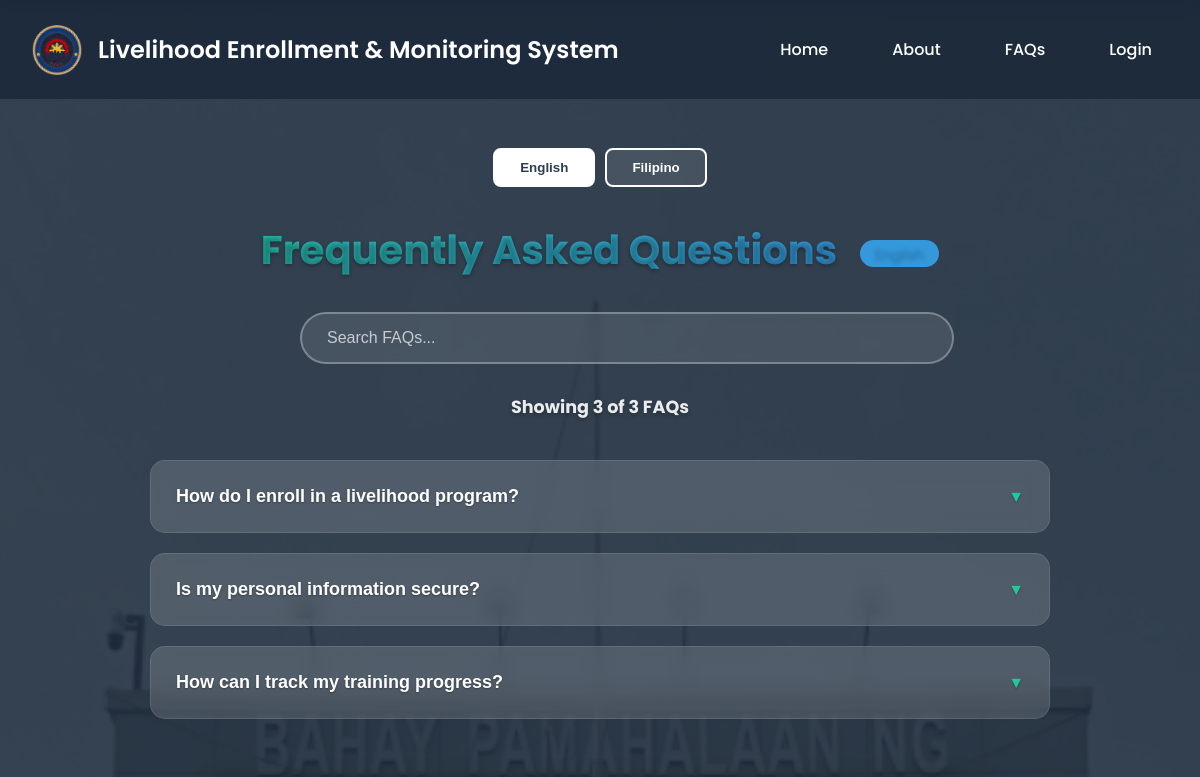
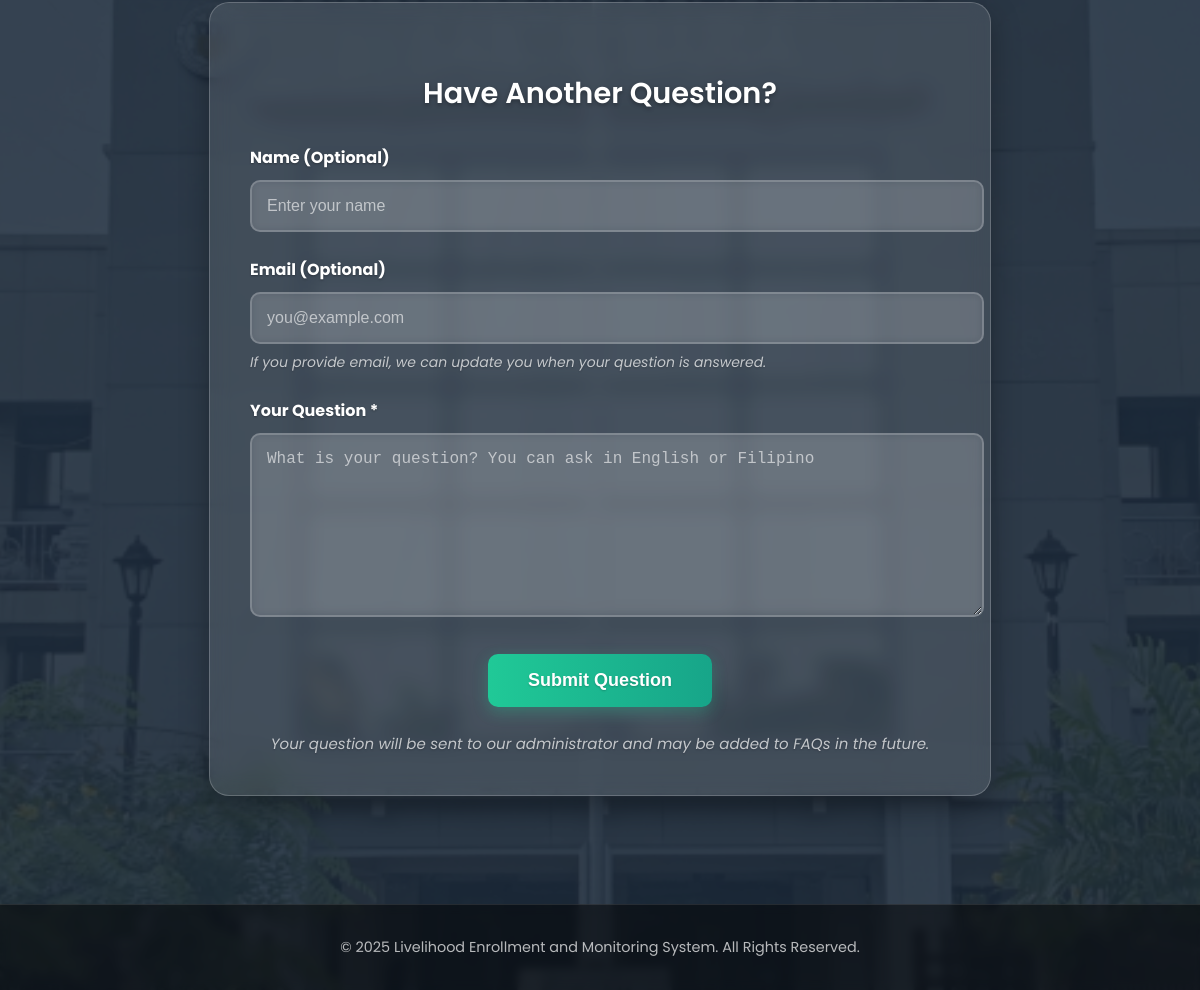
The app's page /faqs.php with its own data (2 pictures, top to bottom).
### tables this page shows
CREATE TABLE `faqs` (
  `id` int(11) NOT NULL,
  `question` varchar(255) NOT NULL,
  `answer` text NOT NULL
);

### faqs.php (the view, shortened to what this page needs)
<?php
include 'db.php';
$language = $_GET['lang'] ?? 'en';
function translate($text, $language, $translations) {
    return $text;
}
$faqs = $conn->query("SELECT * FROM faqs ORDER BY id ASC");
$translated_faqs = [];
while ($row = $faqs->fetch_assoc()) {
    $row['question'] = translate($row['question'], $language, $filipinoTranslations);
    $row['answer'] = translate($row['answer'], $language, $filipinoTranslations);
    $translated_faqs[] = $row;
}
$pageHeading = ($language === 'fil') ? "Mga Madalas Itanong" : "Frequently Asked Questions";
$searchPlaceholder = ($language === 'fil') ? "Maghanap ng FAQ..." : "Search FAQs...";
$formTitle = ($language === 'fil') ? "May Tanong Ka Pa Ba?" : "Have Another Question?";
$nameLabel = ($language === 'fil') ? "Pangalan (Opsyonal)" : "Name (Optional)";
$namePlaceholder = ($language === 'fil') ? "Ipasok ang iyong pangalan" : "Enter your name";
$emailLabel = ($language === 'fil') ? "Email (Opsyonal)" : "Email (Optional)";
$emailNote = ($language === 'fil') ? "Kung magbibigay ka ng email, maaari naming i-update ka kapag nasagot na ang iyong tanong." : "If you provide email, we can update you when your question is answered.";
$questionLabel = ($language === 'fil') ? "Ang Iyong Tanong *" : "Your Question *";
$questionPlaceholder = ($language === 'fil') ? "Ano ang iyong tanong? Maaari kang magtanong sa English o Filipino" : "What is your question? You can ask in English or Filipino";
$submitButton = ($language === 'fil') ? "Ipadala ang Tanong" : "Submit Question";
$formNote = ($language === 'fil') ? "Ang iyong tanong ay ipapadala sa aming administrator at maaaring idagdag sa mga FAQ sa hinaharap." : "Your question will be sent to our administrator and may be added to FAQs in the future.";
$footerText = ($language === 'fil') ? "© 2025 Sistema sa Pag-enroll at Pagsubaybay sa Kabuhayan. Lahat ng Karapatan ay Nakalaan." : "© 2025 Livelihood Enrollment and Monitoring System. All Rights Reserved.";
$noResultsText = ($language === 'fil') ? "Walang FAQ na nakalista." : "No FAQs listed.";
?>
<!DOCTYPE html>
<html lang="en">
<head>
    <link rel="stylesheet" href="https://cdnjs.cloudflare.com/ajax/libs/font-awesome/6.4.0/css/all.min.css">
</head>
<body>
    <div class="faq-page">
        <div class="top-nav">
            <div class="left-section">
                <img src="/css/logo.png" alt="Logo" class="logo">
                <h1 class="title" title="Livelihood Enrollment & Monitoring System">
                    <span class="desktop-title">Livelihood Enrollment & Monitoring System</span>
                </h1>
            </div>
            <nav class="right-section">
                <a href="index.php" class="nav-link">Home</a>
                <a href="about.php" class="nav-link">About</a>
                <a href="faqs.php" class="nav-link">FAQs</a>
                <a href="login.php" class="nav-link">Login</a>
            </nav>
        </div>
        <section class="content">
            <div class="language-switcher">
                <button class="lang-btn <?php echo ($language === 'en') ? 'active' : ''; ?>" onclick="switchLanguage('en')">
                    English
                </button>
                <button class="lang-btn <?php echo ($language === 'fil') ? 'active' : ''; ?>" onclick="switchLanguage('fil')">
                    Filipino
                </button>
            </div>
            <h2 class="heading">
                <?php echo $pageHeading; ?>
                <span class="language-indicator">
                </span>
            </h2>
            <div class="search-box">
                <input type="text"
                       class="search-input"
                       id="searchInput"
                       placeholder="<?php echo $searchPlaceholder; ?>"
                       onkeyup="searchFAQs()">
            </div>
            <div class="faq-count" id="faqCount"></div>
            <div class="faq-list" id="faqList">
                <?php if (count($translated_faqs) > 0): ?>
                    <?php foreach ($translated_faqs as $row): ?>
                    <div class="faq-item" data-question="<?php echo strtolower(htmlspecialchars($row['question'])); ?>">
                        <button class="faq-question" onclick="toggleFaq(this)">
                            <?php echo htmlspecialchars($row['question']); ?>
                            <span class="arrow">▼</span>
                        </button>
                    </div>
                    <?php endforeach; ?>
                <?php else: ?>
                    <div class="no-results">
                        <?php echo $noResultsText; ?>
                    </div>
                <?php endif; ?>
            </div>
            <div class="question-form">
                <h3 class="form-title">
                    <?php echo $formTitle; ?>
                </h3>
                <form method="POST" action="">
                    <div class="form-group">
                        <label class="form-label">
                            <?php echo $nameLabel; ?>
                        </label>
                        <input type="text"
                               name="name"
                               class="form-input"
                               placeholder="<?php echo $namePlaceholder; ?>"
                               maxlength="100">
                    </div>
                    <div class="form-group">
                        <label class="form-label">
                            <?php echo $emailLabel; ?>
                        </label>
                        <input type="email"
                               name="email"
                               class="form-input"
                               placeholder="you@example.com"
                               maxlength="100">
                        <div class="optional-note">
                            <?php echo $emailNote; ?>
                        </div>
                    </div>
                    <div class="form-group">
                        <label class="form-label">
                            <?php echo $questionLabel; ?>
                        </label>
                        <textarea name="question"
                                  class="form-textarea"
                                  placeholder="<?php echo $questionPlaceholder; ?>"
                                  required
                                  maxlength="1000"></textarea>
                    </div>
                    <button type="submit"
                            name="submit_question"
                            class="submit-btn">
                        <?php echo $submitButton; ?>
                    </button>
                </form>
                <div class="optional-note" style="margin-top: 25px; text-align: center; font-size: 15px;">
                    <?php echo $formNote; ?>
                </div>
            </div>
        </section>
        <footer class="footer">
            <?php echo $footerText; ?>
        </footer>
    </div>
</body>
</html>

### records on screen
faqs: question "How do I enroll in a livelihood program?"
faqs: question "Is my personal information secure?"
faqs: question "How can I track my training progress?"

### other values on screen
$pageHeading "Frequently Asked Questions"
$formTitle "Have Another Question?"
$nameLabel "Name (Optional)"
$emailLabel "Email (Optional)"
$emailNote "If you provide email, we can update you when your question is answered."
$questionLabel "Your Question *"
$submitButton "Submit Question"
$formNote "Your question will be sent to our administrator and may be added to FAQs in the future."
$footerText "© 2025 Livelihood Enrollment and Monitoring System. All Rights Reserved."
